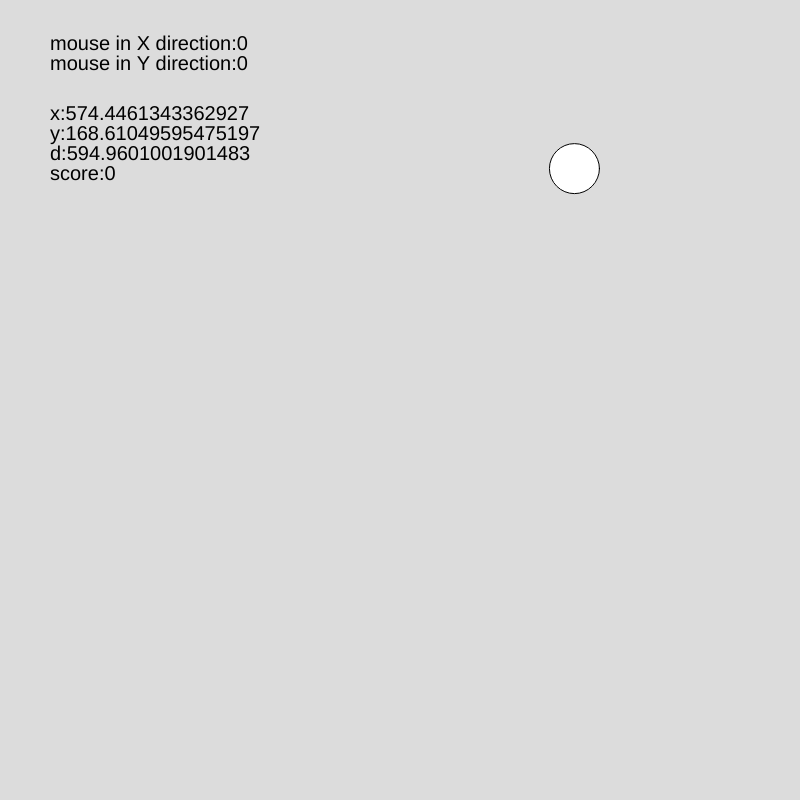
Frame 1 (no input)
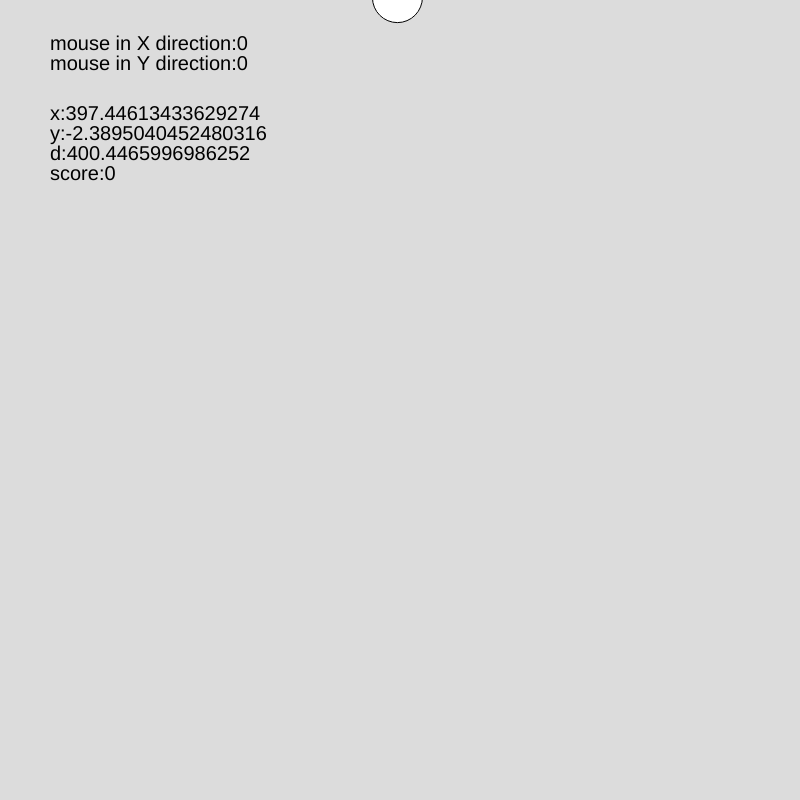
Frame 60 (no input)
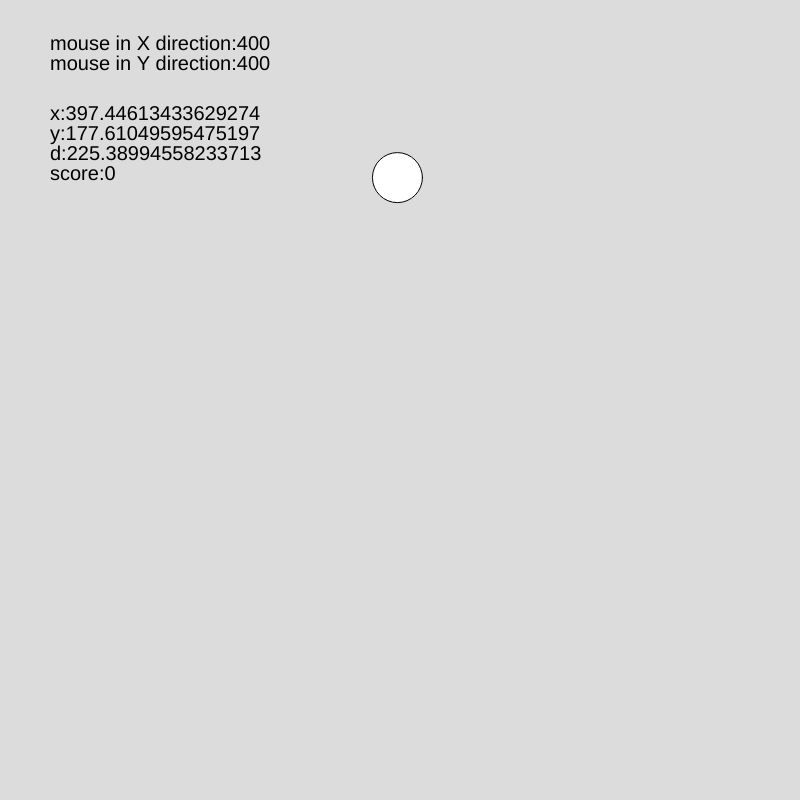
Frame 120 (the mouse pressed at the canvas centre since frame 60)

The p5.js sketch that drew these frames (run headless with seeded random() and noise() and a simulated clock; from frame 60 on, the mouse is pressed at the canvas centre):

// p5.js sketch
// ── sketch.js
let debug=true;

let x=0;

let y=0;

let d=0;

let speedfactor =3;

let speedx = speedfactor;

let speedy= speedfactor;

let score = 0;
function setup() {
  createCanvas(800, 800);
  
  x=random(0,width);
  y=random(0,height);
  
}

function draw() {
  background(220);
  
  
  //Function that represents the distance formula
  d = sqrt((x-mouseX)**2 +(y-mouseY)**2);
  
  //If statement for collision
  
  if(d<25){
    score -= 1;
    x=random(0,width);
  y=random(0,height);
  }
  
  //movement
  x += speedx;
  y+= speedy;
  
  //Circle for the follower
  
  circle(x,y,50);
  
  if(mouseX > x){
    //right
    speedx=speedfactor;
  }else{
    //left
     speedx=-speedfactor;
  }
  
    if(mouseY > y){
    //right
    speedy=speedfactor;
  }else{
    //left
     speedy=-speedfactor;
  }
  
  if(debug){
    
  
  textSize(20);
  text("mouse in X direction:" + mouseX, 50,50);
    text("mouse in Y direction:" + mouseY, 50,70);
    text("x:" + x,50,120);
     text("y:" + y,50,140);
       text("d:" + d,50,160);
     text("score:" + score,50,180);
    
    }
}
